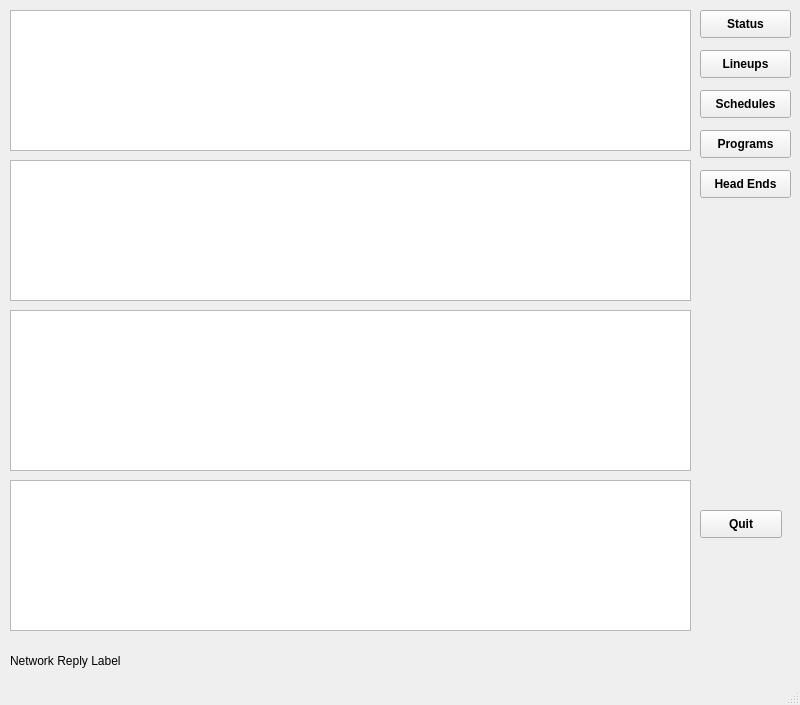
<?xml version="1.0" encoding="UTF-8"?>
<ui version="4.0">
 <class>MainWindow</class>
 <widget class="QMainWindow" name="MainWindow">
  <property name="geometry">
   <rect>
    <x>0</x>
    <y>0</y>
    <width>800</width>
    <height>705</height>
   </rect>
  </property>
  <property name="windowTitle">
   <string>MainWindow</string>
  </property>
  <widget class="QWidget" name="centralwidget">
   <widget class="QTableWidget" name="guideTable">
    <property name="geometry">
     <rect>
      <x>10</x>
      <y>10</y>
      <width>681</width>
      <height>141</height>
     </rect>
    </property>
   </widget>
   <widget class="QPushButton" name="quit">
    <property name="geometry">
     <rect>
      <x>700</x>
      <y>510</y>
      <width>82</width>
      <height>28</height>
     </rect>
    </property>
    <property name="font">
     <font>
      <bold>true</bold>
     </font>
    </property>
    <property name="text">
     <string>Quit</string>
    </property>
   </widget>
   <widget class="QTableWidget" name="listingTable">
    <property name="geometry">
     <rect>
      <x>10</x>
      <y>310</y>
      <width>681</width>
      <height>161</height>
     </rect>
    </property>
   </widget>
   <widget class="QPushButton" name="status">
    <property name="geometry">
     <rect>
      <x>700</x>
      <y>10</y>
      <width>91</width>
      <height>28</height>
     </rect>
    </property>
    <property name="font">
     <font>
      <bold>true</bold>
     </font>
    </property>
    <property name="text">
     <string>Status</string>
    </property>
   </widget>
   <widget class="QPushButton" name="lineups">
    <property name="geometry">
     <rect>
      <x>700</x>
      <y>50</y>
      <width>91</width>
      <height>28</height>
     </rect>
    </property>
    <property name="font">
     <font>
      <bold>true</bold>
     </font>
    </property>
    <property name="text">
     <string>Lineups</string>
    </property>
   </widget>
   <widget class="QPushButton" name="schedules">
    <property name="geometry">
     <rect>
      <x>700</x>
      <y>90</y>
      <width>91</width>
      <height>28</height>
     </rect>
    </property>
    <property name="font">
     <font>
      <bold>true</bold>
     </font>
    </property>
    <property name="text">
     <string>Schedules</string>
    </property>
   </widget>
   <widget class="QPushButton" name="programs">
    <property name="geometry">
     <rect>
      <x>700</x>
      <y>130</y>
      <width>91</width>
      <height>28</height>
     </rect>
    </property>
    <property name="font">
     <font>
      <bold>true</bold>
     </font>
    </property>
    <property name="text">
     <string>Programs</string>
    </property>
   </widget>
   <widget class="QColumnView" name="columnView">
    <property name="geometry">
     <rect>
      <x>10</x>
      <y>480</y>
      <width>681</width>
      <height>151</height>
     </rect>
    </property>
   </widget>
   <widget class="QPushButton" name="headends">
    <property name="geometry">
     <rect>
      <x>700</x>
      <y>170</y>
      <width>91</width>
      <height>28</height>
     </rect>
    </property>
    <property name="font">
     <font>
      <bold>true</bold>
     </font>
    </property>
    <property name="text">
     <string>Head Ends</string>
    </property>
   </widget>
   <widget class="QListWidget" name="listWidget">
    <property name="geometry">
     <rect>
      <x>10</x>
      <y>160</y>
      <width>681</width>
      <height>141</height>
     </rect>
    </property>
   </widget>
   <widget class="QLabel" name="NetworkReplyLabel">
    <property name="geometry">
     <rect>
      <x>10</x>
      <y>650</y>
      <width>661</width>
      <height>21</height>
     </rect>
    </property>
    <property name="text">
     <string>Network Reply Label</string>
    </property>
   </widget>
  </widget>
  <widget class="QStatusBar" name="statusbar"/>
 </widget>
 <resources/>
 <connections/>
</ui>
